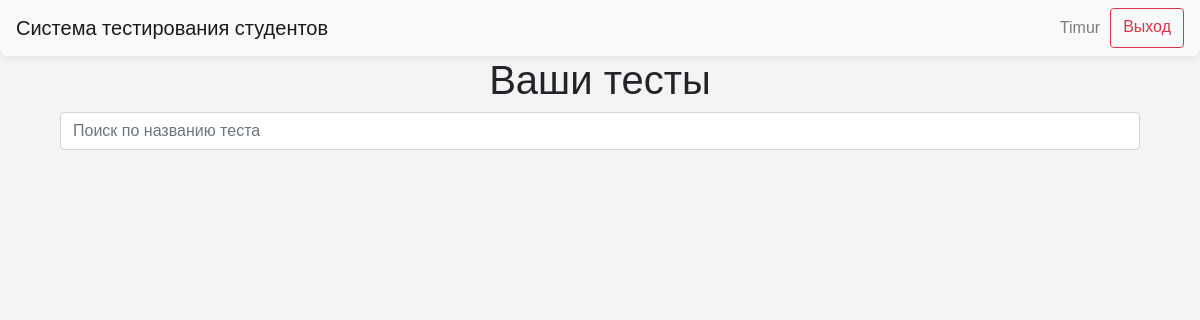
Before: / (signed in) with the older database file.
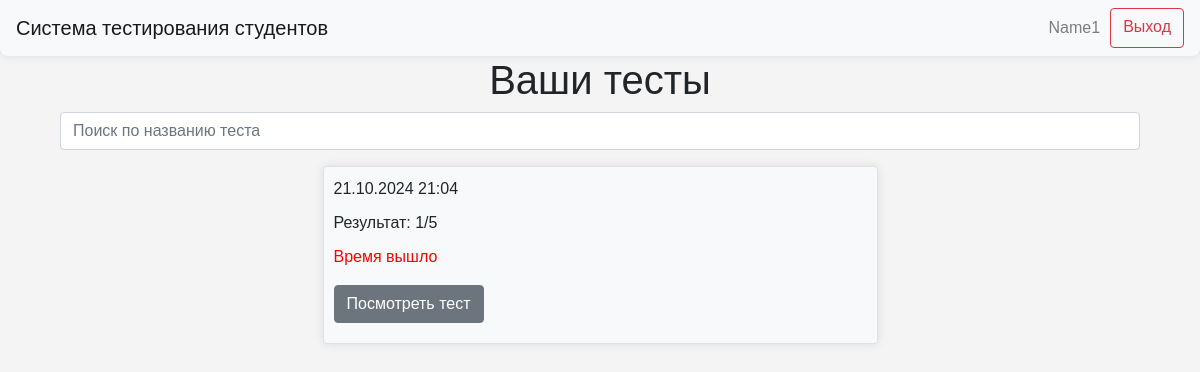
After: the same page with the newer database file.
### data/users.py (models this page shows)
class User(SqlAlchemyBase, UserMixin, SerializerMixin):
    __tablename__ = "users"
    id = sqlalchemy.Column(
        sqlalchemy.Integer,
        primary_key=True,
        autoincrement=True,
    )
    name = sqlalchemy.Column(
        sqlalchemy.String,
        nullable=True,
    )
    group_id = sqlalchemy.Column(
        sqlalchemy.Integer,
        sqlalchemy.ForeignKey(
            "groups.id",
            ondelete="CASCADE",
        ),
        nullable=False,
    )
    date_of_birth = sqlalchemy.Column(
        sqlalchemy.Date,
        nullable=False,
    )
    user_level = sqlalchemy.Column(
        sqlalchemy.String,
        default="student",
    )

### data/blitz_tests.py (models this page shows)
class BlitzTest(SqlAlchemyBase, UserMixin, SerializerMixin):
    __tablename__ = "blitz_tests"
    id = sqlalchemy.Column(sqlalchemy.Integer,
                           primary_key=True, autoincrement=True)
    date = sqlalchemy.Column(sqlalchemy.DateTime, default=datetime.datetime.now)
    question_1 = sqlalchemy.Column(sqlalchemy.Integer, sqlalchemy.ForeignKey("questions.id"))
    question_2 = sqlalchemy.Column(sqlalchemy.Integer, sqlalchemy.ForeignKey("questions.id"))
    question_3 = sqlalchemy.Column(sqlalchemy.Integer, sqlalchemy.ForeignKey("questions.id"))
    question_4 = sqlalchemy.Column(sqlalchemy.Integer, sqlalchemy.ForeignKey("questions.id"))
    question_5 = sqlalchemy.Column(sqlalchemy.Integer, sqlalchemy.ForeignKey("questions.id"))
    answer_1 = sqlalchemy.Column(sqlalchemy.String, nullable=True)
    answer_2 = sqlalchemy.Column(sqlalchemy.String, nullable=True)
    answer_3 = sqlalchemy.Column(sqlalchemy.String, nullable=True)
    answer_4 = sqlalchemy.Column(sqlalchemy.String, nullable=True)
    answer_5 = sqlalchemy.Column(sqlalchemy.String, nullable=True)
    comment_1 = sqlalchemy.Column(sqlalchemy.String, nullable=True)
    comment_2 = sqlalchemy.Column(sqlalchemy.String, nullable=True)
    comment_3 = sqlalchemy.Column(sqlalchemy.String, nullable=True)
    comment_4 = sqlalchemy.Column(sqlalchemy.String, nullable=True)
    comment_5 = sqlalchemy.Column(sqlalchemy.String, nullable=True)
    result_answer_1 = sqlalchemy.Column(sqlalchemy.Boolean, nullable=True)
    result_answer_2 = sqlalchemy.Column(sqlalchemy.Boolean, nullable=True)
    result_answer_3 = sqlalchemy.Column(sqlalchemy.Boolean, nullable=True)
    result_answer_4 = sqlalchemy.Column(sqlalchemy.Boolean, nullable=True)
    result_answer_5 = sqlalchemy.Column(sqlalchemy.Boolean, nullable=True)
    student = sqlalchemy.Column(sqlalchemy.Integer, sqlalchemy.ForeignKey("users.id"))

### server.py (the view, shortened to what this page needs)
@app.route("/")
def index():
    db_sess = db_session.create_session()
    if current_user.is_authenticated:
        available_tests = db_sess.query(BlitzTest).filter(BlitzTest.student == current_user.id)
        tests_admin = db_sess.query(BlitzTest)
        date_time = datetime.datetime.now()
        students = [item for item in db_sess.query(User)]
        if current_user.user_level == "student":
            results = []
            for test in available_tests:
                test_results = 0
                if test.result_answer_1 == 1:
                    test_results += 1
                if test.result_answer_2 == 1:
                    test_results += 1
                if test.result_answer_3 == 1:
                    test_results += 1
                if test.result_answer_4 == 1:
                    test_results += 1
                if test.result_answer_5 == 1:
                    test_results += 1
                if None in [
                    test.result_answer_1,
                    test.result_answer_2,
                    test.result_answer_3,
                    test.result_answer_4,
                    test.result_answer_5,
                ]:
                    results.append("Не проверено")
                else:
                    results.append(f"{test_results}/5")
            tests_and_results = zip(available_tests, results)
            return render_template(
                "index.html", tests_and_results=tests_and_results, date_time=date_time, title="Главная"
            )
    return redirect("/authentication")

### data/db_session.py (called while the page is built)
def create_session() -> Session:
    global __factory
    return __factory()

### server.py (called while the page is built)
@login_manager.user_loader
def load_user(user_id):
    db_sess = db_session.create_session()
    return db_sess.query(User).get(user_id)

### templates/index.html (shortened to what this page needs)
{% extends "base.html" %}
{% block content %}
{% if current_user.user_level != 'admin' %}
<div class="container text-center">
    <h1>Ваши тесты</h1>
</div>
<div class="container">
    <input type="text" id="searchInput" class="form-control mb-3" placeholder="Поиск по названию теста">
</div>
{% for test, result in tests_and_results|reverse %}
<div class="col-md-6 border rounded mx-auto custom-div" style="margin-bottom: 20px; padding: 10px;">
    <p class="text-left" style="margin-bottom: 10px;">{{ test.date.strftime("%d.%m.%Y %H:%M") }}</p>
    {% if (date_time - test.date).total_seconds() > 300 %}
    <p class="text-left" style="margin-bottom: 10px;">Результат: {{ result }}</p>
    {% endif %}
    <div>
        {% if (date_time - test.date).total_seconds() > 300 %}
            <p style="color: red;">Время вышло</p>
            <a href="{{ url_for('test_result_view', test_id=test.id) }}">
                <button type="button" style="margin-bottom: 10px;" class="btn btn-secondary">Посмотреть тест</button>
            </a>
        {% else %}
            <a href="{{ url_for('start_test', test_id=test.id) }}">
                <button type="button" style="margin-bottom: 10px;" class="btn btn-primary">Решать тест</button>
            </a>
        {% endif %}
    </div>
</div>
{% endfor %}
{% endif %}
{% endblock %}

### templates/base.html (shortened to what this page needs)
<!doctype html>
<html lang="en">
<head>
    <link rel="stylesheet"
          href="https://stackpath.bootstrapcdn.com/bootstrap/4.4.1/css/bootstrap.min.css"
>
    <link rel="stylesheet" type="text/css" href="../static/css/style.css">
</head>
<body>
<header>
    <nav class="navbar navbar-light bg-light custom-navbar">
        <a class="navbar-brand" href="/">Система тестирования студентов</a>
        {% if current_user.is_authenticated %}
        <div class="d-flex flex-row-reverse">
            <a class="btn btn-outline-danger spaced-element" style="margin-left: 10px; text-align: center;"
               href="/logout">Выход</a>
            {% if current_user.user_level == 'admin' %}
            <a class="navbar-text" style="margin-left: 10px; text-align: center;">{{ current_user.name }}</a>
            <a class="navbar-text" style="margin-left: 10px; text-align: center;" href="/select_group_for_test">Выдать тест</a>
            <a class="navbar-text" style="margin-left: 10px; text-align: center;" href="/topics">Темы</a>
            <a class="navbar-text" style="margin-left: 10px; text-align: center;" href="/groups">Студенты</a>
            {% else %}
            <a class="navbar-text" style="margin-left: 10px; text-align: center;" href="{{ url_for('personal_cabinet', user_id=current_user.id) }}">{{ current_user.name }}</a>
            {% endif %}
        </div>
        {% endif %}
    </nav>
</header>
<main role="main" class="container">
    {% block content %}
    {% endblock %}
</main>
</body>
</html>

### static/css/style.css (style rules this page uses)
body { font-family: Arial, sans-serif; margin: 0; padding: 0; background-color: #f4f4f4; }
.custom-div { width: 80%; margin: 0 auto; padding: 20px; background-color: #f8f9fa; border-radius: 0 0 8px 8px; box-shadow: 0 0 10px rgba(0,0,0,0.1); }
.custom-navbar { margin: 0 auto; background-color: #f8f9fa; border-radius: 0 0 8px 8px; box-shadow: 0 0 10px rgba(0,0,0,0.1); }

Changed rows visible on the page:
changed User: name "Timur" → "Name1"
added BlitzTest: date "21.10.2024 21:04", result "1/5"
